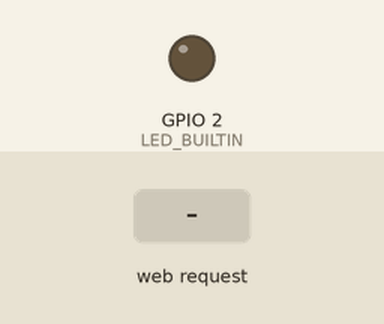
Recording of a sketch running on a simulated ESP8266 (NodeMCU). On the bench: output pins drawn as LEDs (lit = HIGH, except the on-board LED, lit = LOW). The inputs (shaded band) are chosen by the test bench. WiFi joins after 1.5 s; servers stay silent unless stated; what the sketch prints to the serial monitor is not drawn.

Above: at 2.7 s.
2.8 s: HTTP request GET /iniziali received
At 4.2 s:
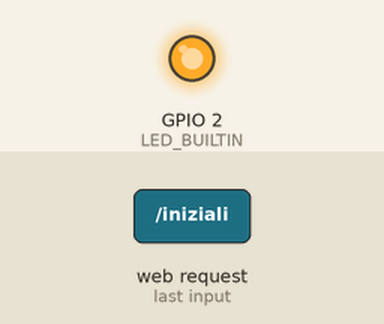
Timing chart, 0 to 5.8 s (numbered marks = the images above; inputs shaded):
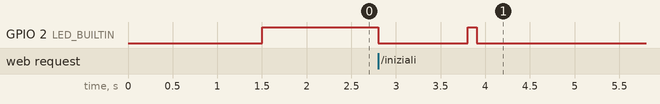

Measured:
- after the input at 2.8 s, GPIO 2 (LED_BUILTIN): HIGH → LOW at once, → HIGH 1.0 s later, → LOW 0.10 s later

The sketch:

SERVER.ino
```cpp
#include <ESP8266WiFi.h>

#define LED_BUILTIN 2

const char* ssid = "Boba";
const char* password = "123456789";
WiFiServer serverTcp(33245);


void setup() {

  Serial.begin(115200);
  Serial.println("|| Check OK! ||");
  pinMode(LED_BUILTIN, INPUT_PULLUP);
  pinMode(LED_BUILTIN, OUTPUT);
  WiFi.begin(ssid,password);
  while (WiFi.status() != WL_CONNECTED)
  {
    Serial.print(".");
    delay(500);
    }
    Serial.print("\n\rWiFi connesso!\n\rIp address:");
    Serial.print(WiFi.localIP());
    serverTcp.begin();
    Serial.print(" Server inizializzato");
    digitalWrite(LED_BUILTIN, HIGH);
}

int contVirgole = 0;
void OrdinamentoIniziali(String arr[])
{

    for(int i=0;i<contVirgole-1;i++)
    {
      for(int j=0;j<contVirgole-i-1;j++)
      {
          if(arr[j] > arr[j+1])
          {
                String temp = arr[j];
                arr[j] = arr[j+1];
                arr[j+1] = temp;
          }
      }
    }


}

void OrdinamentoLunghezza(String arr[])
{
    for(int i=0;i<contVirgole-1;i++)
    {
      for(int j=0;j<contVirgole-i-1;j++)
      {
          if(arr[j].length() > arr[j+1].length())
          {
                String temp = arr[j];
                arr[j] = arr[j+1];
                arr[j+1] = temp;
          }
      }
    }
}


void loop() {
  digitalWrite(LED_BUILTIN, HIGH);
  WiFiClient clientTcp = serverTcp.available();
  if (!clientTcp) return;
  Serial.println(" --> Client connesso <-- ");
  digitalWrite(LED_BUILTIN, LOW);
  while (true) //fino a che il client non si disconnette
  {
    while (!clientTcp.available()) { delay(1); }
    String message = "";
    while (message.indexOf("\r")==-1)
    {
      String subMessage = clientTcp.readString();
      message = message + subMessage;
    }

    digitalWrite(LED_BUILTIN, HIGH);
    delay(100);
    digitalWrite(LED_BUILTIN, LOW);
    message.replace("\n","");
    message.replace("\r","");
    Serial.println("Messaggio ricevuto: ");
    Serial.println(message);
    String answer = "";
    if (message.indexOf("CLOSE")>-1) {
      Serial.println("Client request disconnection");
      clientTcp.stop();
      return;
    }
    else if(message.indexOf("GET") >-1)
    {

      int start = message.indexOf(".");
      for(int i=start+1;i<message.length();i++)
      {
          char lett = message[i];
        if(lett == ',' || lett == ']')
        {
          contVirgole+=1;
        }
      }

      String parole[contVirgole];
      String parola = "";
      int index = 0;
      for(int i=start+1;i<message.length();i++)
      {
        char lett = message[i];
        if(lett != ',' && lett != ']')
        {
          parola+= lett;
        }
        else
        {
          parole[index] = parola;
          index+=1;
          parola = "";
        }
      }

String modOrd = "";

      for(int i=message.indexOf("[")+1;i<message.indexOf(".");i++)
      {
        modOrd += message[i];
      }

      if(modOrd=="iniziali")
      {
        OrdinamentoIniziali(parole);
      }
      else if(modOrd=="lunghezza")
      {
        OrdinamentoLunghezza(parole);
      }
      String risposta = "";
      for(int i=0;i<contVirgole;i++)
      {
        clientTcp.println(parole[i] );
      }
      contVirgole = 0;
    }

    else if (message.length() > 0)
    {
      answer = "ECHO" + message;
    }
    clientTcp.println(answer);
    delay(1);
  }
}
```
